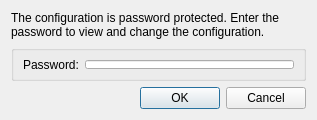
<?xml version="1.0" encoding="UTF-8"?>
<ui version="4.0">
 <class>CheckPasswordDialog</class>
 <widget class="QDialog" name="CheckPasswordDialog">
  <property name="geometry">
   <rect>
    <x>0</x>
    <y>0</y>
    <width>317</width>
    <height>120</height>
   </rect>
  </property>
  <property name="windowTitle">
   <string>Password Protection</string>
  </property>
  <layout class="QVBoxLayout" name="verticalLayout">
   <item>
    <widget class="QLabel" name="label">
     <property name="text">
      <string>The configuration is password protected. Enter the password to view and change the configuration.</string>
     </property>
     <property name="wordWrap">
      <bool>true</bool>
     </property>
    </widget>
   </item>
   <item>
    <widget class="QGroupBox" name="groupBox">
     <property name="title">
      <string/>
     </property>
     <layout class="QHBoxLayout" name="horizontalLayout">
      <item>
       <widget class="QLabel" name="label_pass">
        <property name="text">
         <string>Password:</string>
        </property>
       </widget>
      </item>
      <item>
       <widget class="QLineEdit" name="edit_pass">
        <property name="maxLength">
         <number>32</number>
        </property>
        <property name="echoMode">
         <enum>QLineEdit::EchoMode::Password</enum>
        </property>
       </widget>
      </item>
     </layout>
    </widget>
   </item>
   <item>
    <widget class="QDialogButtonBox" name="button_box">
     <property name="standardButtons">
      <set>QDialogButtonBox::StandardButton::Cancel|QDialogButtonBox::StandardButton::Ok</set>
     </property>
    </widget>
   </item>
  </layout>
 </widget>
 <resources/>
 <connections/>
</ui>
